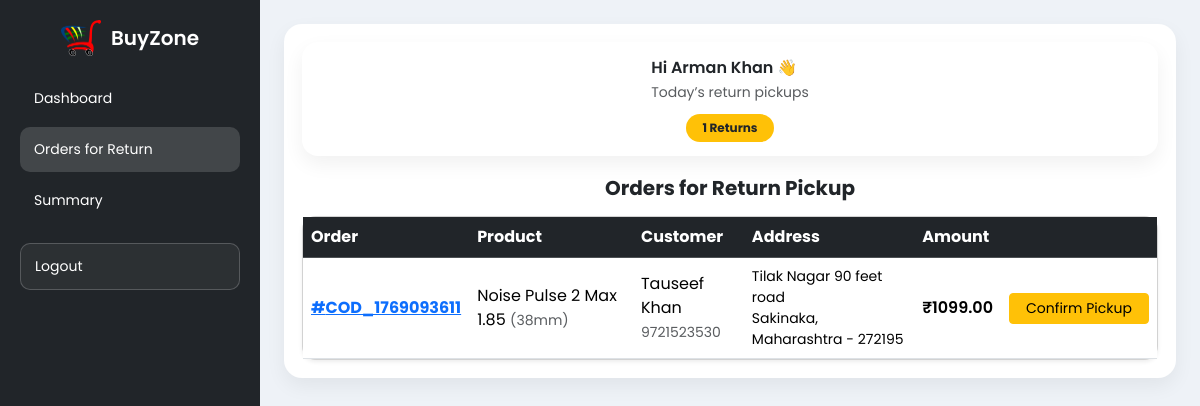
Before: /delivery/return/ (signed in) with the older database file.
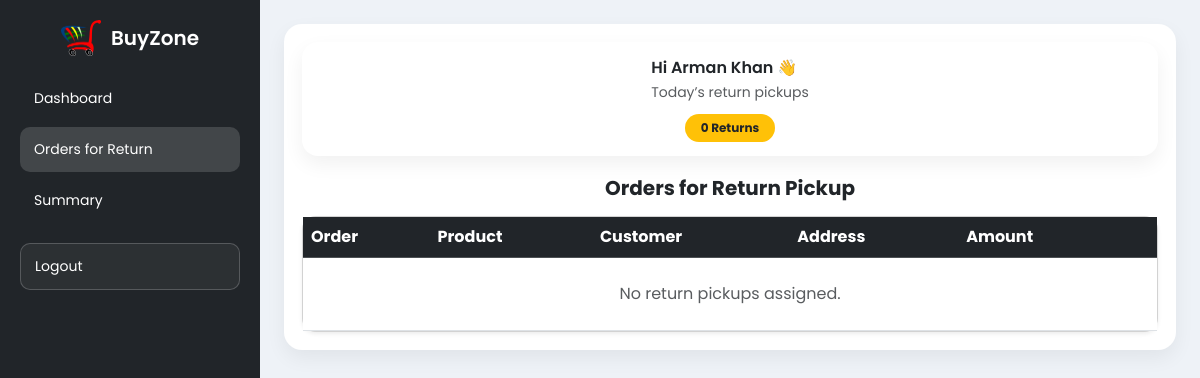
After: the same page with the newer database file.
### buyzoneapp/models.py (models this page shows, shortened)
class Orders(models.Model):
    items_json = models.JSONField()
    name = models.CharField(max_length=90)
    email = models.EmailField()
    amount = models.DecimalField(max_digits=10, decimal_places=2)
    address1 = models.CharField(max_length=255)
    address2 = models.CharField(max_length=255, blank=True)
    city = models.CharField(max_length=100)
    state = models.CharField(max_length=100)
    zip_code = models.CharField(max_length=10)
    phone = models.CharField(max_length=15)
    oid = models.CharField(max_length=100, blank=True, null=True)
    paymentstatus = models.CharField(max_length=30, default="Pending")
    amountpaid = models.DecimalField(max_digits=10, decimal_places=2, default=0)
    BookDate = models.DateTimeField(default=timezone.now)
    payment_id = models.CharField(max_length=255, null=True, blank=True)  # razorpay_payment_id
    refund_id = models.CharField(max_length=255, null=True, blank=True)
    is_refunded = models.BooleanField(default=False)
    delivered_at = models.DateTimeField(null=True, blank=True)
    is_returned = models.BooleanField(default=False)
    assigned_to = models.ForeignKey(
        settings.AUTH_USER_MODEL,
        on_delete=models.SET_NULL,
        null=True,
        blank=True,
        related_name='delivery_orders'
    )
    class Meta:
        verbose_name = "Order"
        verbose_name_plural = "Orders"

### delivery/views.py (the view)
# urls.py: path("return/", views.return_order_picked, name="return_dashboard"),
@login_required
@delivery_required
def return_order_picked(request):
    user = request.user
    returns = Orders.objects.filter(
        assigned_to=user,
        is_returned=True
    ).order_by("-id")
    for o in returns:
        try:
            o.items = json.loads(o.items_json or "{}")
            print(json.loads(o.items_json or "{}"))
        except:
            o.items = {}
    activity = (
        OrderUpdate.objects
        .filter(order__assigned_to=user)
        .filter(update_desc__icontains="Return")
        .select_related("order")
        .order_by("-update_date")[:20]
    )
    return render(request, "delivery/return.html", {
        "returns": returns,
        "activity": activity
    })

### delivery/views.py (called while the page is built)
def delivery_required(view_func):
    return user_passes_test(
        lambda user: user.is_authenticated and user.groups.filter(name='DeliveryBoy').exists()
    )(view_func)

### templates/delivery/return.html (shortened to what this page needs)
{% extends "delivery/base.html" %}
{% block main %}
<div class="topbar">
  <div>
    <div class="fw-semibold">
      Hi {{ user.first_name }} {{ user.last_name }} 👋
    </div>
    <small class="text-muted">Today’s return pickups</small>
  </div>
  <span class="badge bg-warning text-dark rounded-pill px-3 py-2">
    {{ returns|length }} Returns
  </span>
</div>
<h5 class="text-center fw-bold mb-3">Orders for Return Pickup</h5>
<div class="card shadow-sm d-none d-lg-block">
  <div class="table-responsive">
    <table class="table align-middle mb-0">
      <thead class="table-dark">
        <tr>
          <th>Order</th>
          <th>Product</th>
          <th>Customer</th>
          <th>Address</th>
          <th>Amount</th>
          <th></th>
        </tr>
      </thead>
      <tbody>
        {% for order in returns %}
        <tr>
          <td class="fw-bold">
            <a href="{% url 'orderDetails' order.oid %}">
              #{{ order.oid }}
            </a>
          </td>
          <td>
            {% for k,v in order.items.items %}
              <div>{{ v.1 }} <small class="text-muted">({{ v.5 }})</small></div>
            {% endfor %}
          </td>
          <td>
            {{ order.name }}<br>
            <small class="text-muted">{{ order.phone }}</small>
          </td>
          <td class="small">
            {{ order.address1 }} {{ order.address2 }}<br>
            {{ order.city }}, {{ order.state }} - {{ order.zip_code }}
          </td>
          <td class="fw-semibold">₹{{ order.amount }}</td>
          <td>
            <a href="{% url 'mark_return_picked' order.id %}"
               class="btn btn-warning btn-sm action-btn"
               data-loader="return-loader-{{ order.id }}"
               onclick="handleAction(this)">
              Confirm Pickup
            </a>
          </td>
        </tr>
        {% empty %}
        <tr>
          <td colspan="6" class="text-center text-muted py-4">
            No return pickups assigned.
          </td>
        </tr>
        {% endfor %}
      </tbody>
    </table>
  </div>
</div>
{% endblock %}

Changed rows visible on the page:
no longer on this page (row edited): Orders: oid "COD_1769093611", v "Noise Pulse 2 Max 1.85", v "38mm", name "Tauseef Khan", phone "9721523530", address1 "Tilak Nagar", address2 "90 feet road", city "Sakinaka", state "Maharashtra", zip_code "272195", amount "1099.00"
Other visible differences:
{{ returns|length }}: "1" → "0"
text now shown: "No return pickups assigned."
